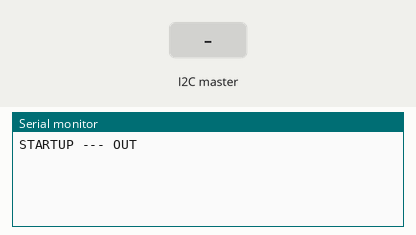
Recording of a sketch running on a simulated Arduino Uno, built with avr-gcc and run on an emulated ATmega328P. Parts: the last lines printed to the serial monitor. Inputs (shaded band) come from the test bench.

Above: at 1.2 s.
1.3 s: the I2C master sends the byte 1
At 2.5 s:
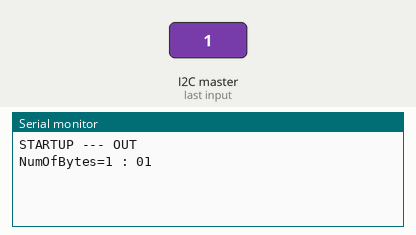
2.8 s: the I2C master sends the byte 90
At 3.7 s:
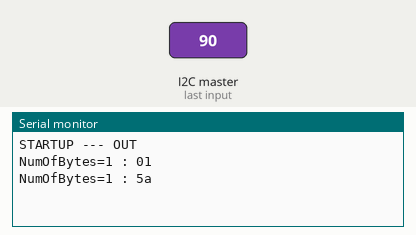
4.3 s: the I2C master sends the byte 200
At 4.9 s:
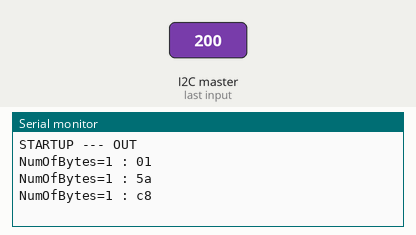

The sketch:

receiver.ino
```cpp
#include <Wire.h>

const int I2C_SLAVE_ADDRESS = 0x04;

void setup() {
  Serial.begin(9600);
  Wire.begin(I2C_SLAVE_ADDRESS);
  Wire.onReceive(onRecv);
  Serial.print("STARTUP --- OUT\n");
}

void loop() {
}

static char gBuf[255];

void onRecv(int inNumOfRecvBytes) {
  sprintf(gBuf, "NumOfBytes=%d : ", inNumOfRecvBytes);
  Serial.print(gBuf);

  while(Wire.available() > 0) {
    unsigned char c = Wire.read();
    sprintf(gBuf, "%02x ", c) ;
    Serial.print(gBuf);
  }
  Serial.print("\n");
}
```

Measured:
- after the input at 1.3 s, the serial monitor: prints a new line at once (image 1)
- after the input at 2.8 s, the serial monitor: prints a new line at once (image 2)
- after the input at 4.3 s, the serial monitor: prints a new line at once (image 3)
